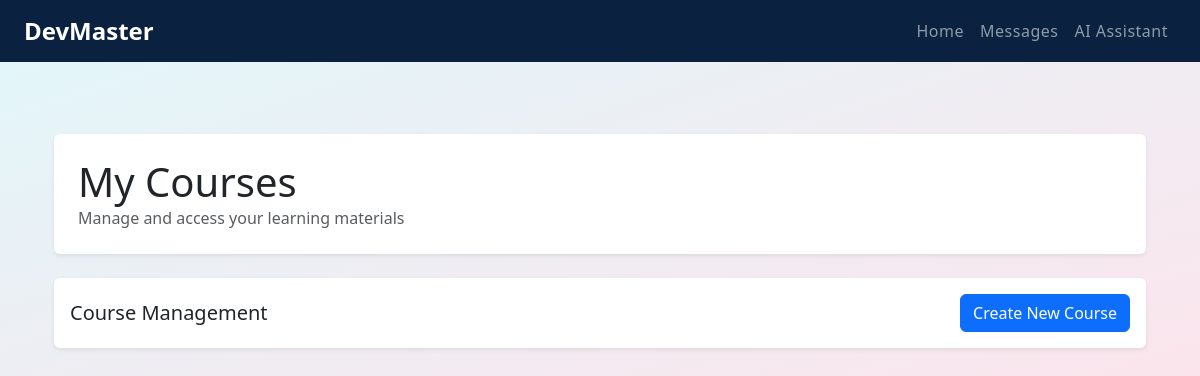
The page /courses/ (signed in) on the database as committed earlier.
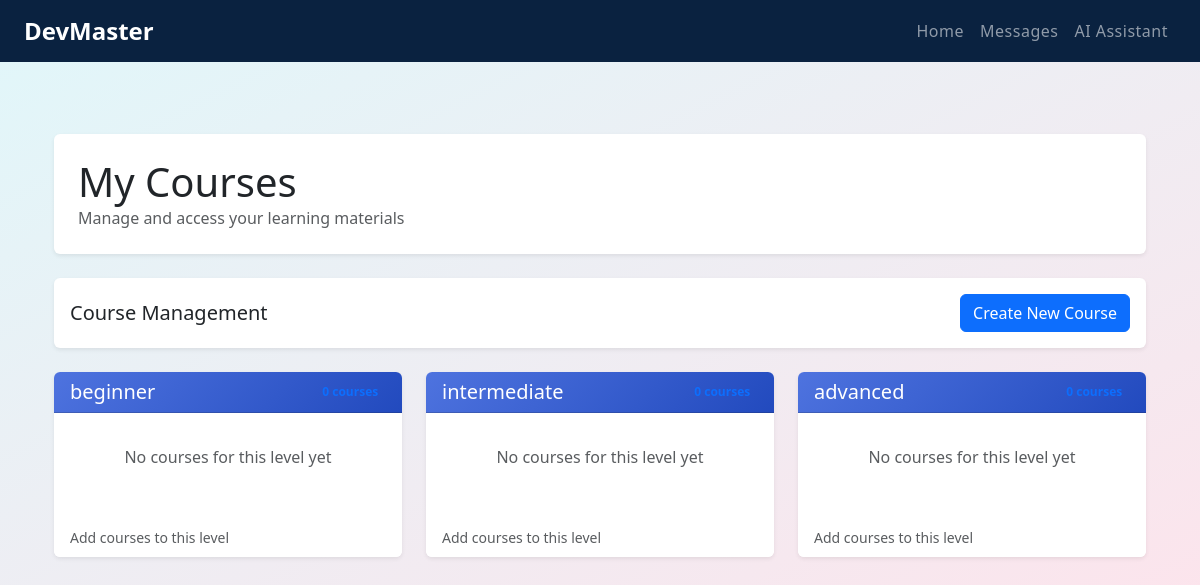
The same page on the database as committed later.
### users/models.py (models this page shows, shortened)
class LearningLevel(models.Model):
    class LevelType(models.TextChoices):
        BEGINNER = 'beginner', 'Beginner'
        INTERMEDIATE = 'intermediate', 'Intermediate'
        ADVANCED = 'advanced', 'Advanced'
    name = models.CharField(max_length=20, choices=LevelType.choices, default=LevelType.BEGINNER) # Beginner / Intermediate / Advanced
    description = models.TextField()

### users/views.py (the view)
# urls.py: path('courses/', views.teacher_courses, name='teacher_courses'),
@login_required
def teacher_courses(request):
    try:
        if not request.user.is_authenticated or not hasattr(request.user, 'teacher'):
            return JsonResponse({'error': 'Unauthorized'}, status=401)
        courses = Course.objects.filter(teacher=request.user.teacher)
        levels = LearningLevel.objects.all()
        return render(request, 'users/teacher_courses.html', {
            'courses': courses,
            'levels': levels,
        })
    except Exception as e:
        return JsonResponse({'error': str(e)}, status=400)

### users/templates/users/teacher_courses.html (shortened to what this page needs)
{% extends 'base.html' %}
{% block content %}
<div class="container-fluid py-4">
    <div class="row mb-4">
        <div class="col-12">
            <div class="page-header bg-white p-4 rounded shadow-sm">
                <h1 class="mb-0"> My Courses</h1>
                <p class="text-muted mb-0">Manage and access your learning materials</p>
            </div>
        </div>
    </div>
    <div class="row mb-4">
        <div class="col-12">
            <div class="d-flex justify-content-between align-items-center bg-white p-3 rounded shadow-sm">
                <div>
                    <h5 class="mb-0">Course Management</h5>
                </div>
                <div>
                    <a href="{% url 'create_course' %}" class="btn btn-primary">
                         Create New Course
                    </a>
                </div>
            </div>
        </div>
    </div>
    <div class="row">
        {% for level in levels %}
        <div class="col-lg-4 col-md-6 mb-4">
            <div class="card border-0 shadow-sm h-100">
                <div class="card-header bg-gradient-primary text-white rounded-top">
                    <div class="d-flex justify-content-between align-items-center">
                        <h5 class="mb-0">
                            {{ level.name }}
                        </h5>
                        <span class="badge badge-light text-primary">
                        </span>
                    </div>
                </div>
                <div class="card-body p-0">
                    <ul class="list-group list-group-flush">
                        {% for course in courses %}
                            {% if course.learning_level == level %}
                            <li class="list-group-item border-0">
                                <div class="d-flex align-items-start">
                                    <div class="mr-3 text-primary">
                                        <i class="fas fa-book fa-lg"></i>
                                    </div>
                                    <div class="flex-grow-1">
                                        <h6 class="mb-1">
                                            <a href="{% url 'course_detail' course.id %}" class="text-dark">{{ course.title }}</a>
                                        </h6>
                                        <p class="text-muted small mb-0">{{ course.description|truncatechars:100 }}</p>
                                    </div>
                                    <div class="ml-3">
                                        <i class="fas fa-chevron-right text-muted"></i>
                                    </div>
                                </div>
                            </li>
                            {% endif %}
                        {% empty %}
                        <li class="list-group-item border-0">
                            <div class="text-center py-4">
                                <p class="text-muted">No courses for this level yet</p>
                            </div>
                        </li>
                        {% endfor %}
                    </ul>
                </div>
                <div class="card-footer bg-white border-0 rounded-bottom">
                    <small class="text-muted">
                         Add courses to this level
                    </small>
                </div>
            </div>
        </div>
        {% endfor %}
    </div>
</div>
{% endblock %}

Rows that differ between the two databases and show on the page:
added LearningLevel: name "beginner"
added LearningLevel: name "intermediate"
added LearningLevel: name "advanced"
